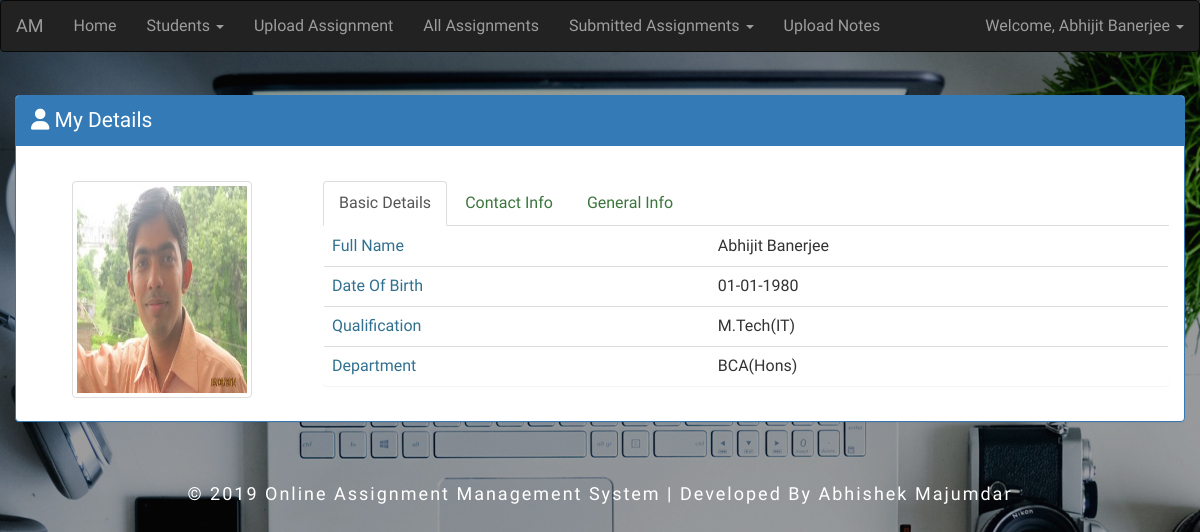
Page /faculty_home.php (signed in) on the committed database.
### tables this page shows
CREATE TABLE `fac_details` (
  `id` int(5) NOT NULL,
  `name` varchar(100) NOT NULL,
  `email` varchar(100) NOT NULL,
  `contact` varchar(15) NOT NULL,
  `qualification` varchar(100) NOT NULL,
  `password` varchar(100) NOT NULL,
  `status` int(1) NOT NULL,
  `img` varchar(200) NOT NULL,
  `address` varchar(200) NOT NULL,
  `dept` varchar(10) NOT NULL,
  `dob` date NOT NULL,
  `reg_date` timestamp NOT NULL DEFAULT current_timestamp() ON UPDATE current_timestamp()
);

### faculty_home.php (the view, shortened to what this page needs)
<?php
    require_once("database/server.php");
	$email=$_SESSION['fac_user_name'];
	$sql="select * from fac_details where email='$email' and status='1'";
	$result=mysqli_query($con,$sql);
	$count=mysqli_num_rows($result);
	if($count>0)
	{
		foreach($result as $key)
		{
?>
<!DOCTYPE html>
<html lang="en">
<head>
  <link rel="stylesheet" href="https://maxcdn.bootstrapcdn.com/bootstrap/3.3.7/css/bootstrap.min.css">
  	<link rel="stylesheet" href="css/style1.css" type="text/css" media="all" />
		<link rel="stylesheet" href="https://cdnjs.cloudflare.com/ajax/libs/font-awesome/4.7.0/css/font-awesome.min.css">
	<link rel="stylesheet" href="path/to/font-awesome/css/font-awesome.min.css">
</head>
<body>
<?php include('includes/header.php') ?>
<div class="container">
<div class="row panel panel-primary" style="margin-top:2%;">
            <div class="panel-heading lead">
                <div class="row" >
                    <div class="col-lg-8 col-md-8"><i class="fa fa-user"></i> My Details</div>
                    <div class="col-lg-4 col-md-4 text-right">
                    </div>
                </div>
            </div>
            <div class="panel-body">
                    <div class="row">
                        <div class="col-lg-12 col-md-12">
                            <div class="row">
                                <div class="col-lg-3 col-md-3">
                                    <center>
                                        <span class="text-left">
                                        <img src="<?php echo "uploads/".$key['img'] ?>" class="img-thumbnail" alt="narayana" style="width:180px;height:217px;">
                                    </span></center>
                                </div>
                                <div class="col-lg-9 col-md-9">
                                    <ul class="nav nav-tabs">
                                        <li class="active"><a data-toggle="tab" href="#Summery" class="text-success">Basic Details</a></li>
                                        <li><a data-toggle="tab" href="#Contact" class="text-success"> Contact Info</a></li>
                                        <li><a data-toggle="tab" href="#General" class="text-success"> General Info</a></li>
                                    </ul>
                                    <div class="tab-content">
                                        <div id="Summery" class="tab-pane fade in active">
                                            <div class="table-responsive panel">
                                                <table class="table table-hover">
                                                    <tbody>
                                                            <tr>
                                                                <td class="text-info"><b>Full Name</b></td>
                                                                <td><?php echo $key['name'] ?></td>
                                                            </tr>
                                                            <tr>
                                                                <td class="text-info"><b>Date Of Birth</b></td>
                                                                <td><?php $timestamp = strtotime($key['dob']); $date = date('d-m-Y', $timestamp); echo $date; ?></td>
                                                            </tr>
                                                            <tr>
                                                                <td class="text-info"><b>Qualification</b></td>
                                                                <td><?php echo $key['qualification'] ?></td>
                                                            </tr>
                                                            <tr>
                                                                <td class="text-info"><b>Department</b></td>
                                                                <td><?php echo $key['dept'] ?></td>
                                                            </tr>
                                                    </tbody>
                                                </table>
                                            </div>
                                        </div>
																	<td><?php $timestamp = strtotime($key['reg_date']); $date = date('d-m-Y', $timestamp); echo $date; }}?></td>
                                    </div>
                                </div>
                            </div>
                        </div>
                    </div>
            </div>
        </div>
</div>
	<div class="footer">
		<p>
			 © 2019 Online Assignment Management System | Developed By Abhishek Majumdar
		</p>
	</div>
</body>
</html>

### includes/header.php (shortened to what this page needs)
<nav class="navbar navbar-inverse">
  <div class="container-fluid">
    <div class="navbar-header">
      <a class="navbar-brand" href="#">AM</a>
    </div>
    <ul class="nav navbar-nav">
      <li><a href="faculty_home.php">Home</a></li>
	  <ul class="nav navbar-nav">
            <li class="dropdown"><a href="#" class="dropdown-toggle" data-toggle="dropdown">Students <span class="caret"></span></a>
			</li>
        </ul>
      <li><a href="assign_task.php">Upload Assignment</a></li>
	  <li><a href="all_assignments.php">All Assignments</a></li>
      <ul class="nav navbar-nav">
            <li class="dropdown"><a href="#" class="dropdown-toggle" data-toggle="dropdown">Submitted Assignments <span class="caret"></span></a>
			</li>
        </ul>
	<li><a href="upload_notes.php">Upload Notes</a></li>
    </ul>
	<div class="pull-right">
        <ul class="nav navbar-nav navbar-right">
            <li class="dropdown"><a href="#" class="dropdown-toggle" data-toggle="dropdown">Welcome, <?php echo $_SESSION['fac_name'] ?> <span class="caret"></span></a>
			</li>
        </ul>
    </div>
  </div>
</nav>

### css/style1.css (style rules this page uses)
html, body, div, span, applet, object, iframe, h1, h2, h3, h4, h5, h6, p, blockquote, pre, a, abbr, acronym, address, big, cite, code, del, dfn, em, img, ins, kbd, q, s, samp, small, strike, strong, sub, sup, tt, var, b, u, i, dl, dt, dd, ol, nav ul, nav li, fieldset, form, label, legend, table, caption, tbody, tfoot, thead, tr, th, td, article, aside, canvas, details, embed, figure, figcaption, footer, header, hgroup, menu, nav, output, ruby, section, summary, time, mark, audio, video { margin: 0; padding: 0; border: 0; font-size: 100%; font: inherit; vertical-align: baseline; }
article, aside, details, figcaption, figure, footer, header, hgroup, menu, nav, section { display: block; }
ol, ul { list-style: none; margin: 0px; padding: 0px; }
table { border-collapse: collapse; border-spacing: 0; }
a { text-decoration: none; }
img { max-width: 100%; }
body { background: url(../images/b1.jpg) no-repeat; background-size: cover; -webkit-background-size: cover; -moz-background-size: cover; -o-background-size: cover; -ms-background-size: cover; background-position: center; font-size: 100%; font-family: 'Cuprum', sans-serif; min-height: 100vh; }
a { color:white; }
.footer { margin: 3vw .3vw 2vw; }
.footer p { font-size: 18px; color: #fff; letter-spacing: 2px; text-align: center; line-height: 1.8; }

### faculty_home.php (style rules this page uses)
a { color: white; }

### rows in the picture
fac_details: img (picture), name "Abhijit Banerjee", dob "01-01-1980", qualification "M.Tech(IT)", dept "BCA(Hons)"
